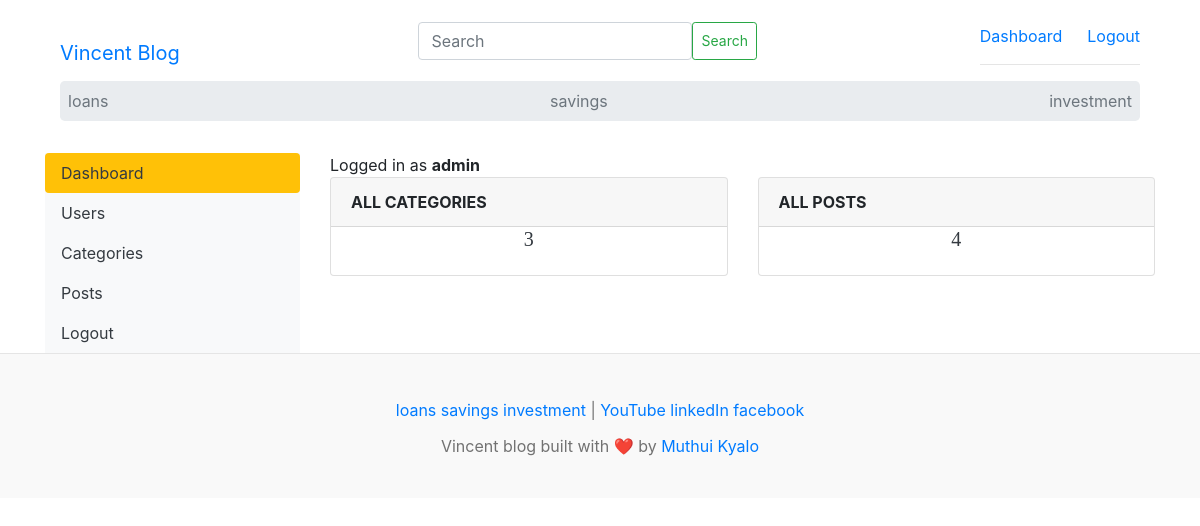
The page /dashboard/ (signed in) on the database its author committed.
### blogs/models.py (models this page shows, shortened)
class Category(models.Model):
    category_name = models.CharField(max_length=255, unique=True)
    created_at = models.DateTimeField(auto_now_add=True)
    updated_at = models.DateTimeField(auto_now=True)
    class Meta:
        verbose_name_plural = 'categories'

class SocialLink(models.Model):
    platform = models.CharField(max_length=255)
    link = models.URLField(max_length=255)
    created_at = models.DateTimeField(auto_now_add=True)
    updated_at = models.DateTimeField(auto_now=True)

### dashboards/views.py (the view)
# urls.py: path('', views.dashboard, name='dashboard'),
@login_required(login_url='login')
def dashboard(request):
    category_count = Category.objects.all().count()
    blogs_count = Blog.objects.all().count()
    context = {
        'category_count': category_count,
        'blogs_count':  blogs_count
    }
    return render(request, 'dashboard/dashboard.html', context)

### blogs/context_processors.py (called while the page is built)
def get_categories(request):
    categories = Category.objects.all()
    return dict(categories=categories)

def get_social_links(request):
    social_links = SocialLink.objects.all()
    return dict(social_links=social_links)

### templates/dashboard/dashboard.html
{% extends 'base.html'%}
{% block content%}
<div class="row">
    {% include 'dashboard/sidebar.html'%}
    <div class="col-md-9">
        <span>Logged in as <strong>{{ user}}</strong></span>
        <div class="row">
            <div class="col">
                <div class="card border-default mb-3">
                    <div class="card-header test-center text-uppercase font-weight-bold"> All Categories</div>
                    <div class="card-title text-dark">
                        <h5 class="card-title text-center">{{ category_count}}</h5>
                    </div>
                </div>
            </div>
            <div class="col">
                <div class="card border-default mb-3">
                    <div class="card-header test-center text-uppercase font-weight-bold"> All Posts</div>
                    <div class="card-title text-dark">
                        <h5 class="card-title text-center">{{ blogs_count}}</h5>
                    </div>
                </div>
            </div>
        </div>
    </div>
</div>
{% endblock%}

### templates/base.html (shortened to what this page needs)
{% load static%}
<!DOCTYPE html>
<html lang="en">
    <head>
    <link href="https://getbootstrap.com/docs/4.0/dist/css/bootstrap.min.css" rel="stylesheet">
    <link href="{% static 'css/blog.css'%}" rel="stylesheet">
    </head>
    <body>
        <div class="container">
            <heade class="">
                <div class="">
                    <nav class=" navbar bg-body-tertiary">
                        <div class="container-fluid">
                          <a href="/" class="navbar-brand mt-4">Vincent Blog</a>
                          <form class="d-flex" role="search" action="{% url 'search'%}" method="GET">
                            <input class="form-control me-2" type="search" placeholder="Search" aria-label="Search"  name="keyword" value="{{ keyword}}" >
                            <button class="btn btn-outline-success btn-sm" type="submit">Search</button>
                          </form>
                          <div class=" mt-4">
                            {% if not user.is_authenticated%}
                            <a class="btn btn-sm btn-warning" href="{% url 'login'%}">Login</a> &nbsp;
                            <a class="btn btn-sm btn-outline-secondary" href="{% url 'register'%}">Register</a>
                            {% else%}
                            <span><a href="{% url 'dashboard'%}">Dashboard</a></span>
                            <span> <a href="{% url 'logout'%}">Logout</a> </span>
                            {% endif%}
                            <hr>
                        </div>
                        </div>
                    </nav>
                </div>
            <div class="container">
                <nav class="jumbotron p-0 navbar d-flex justify-content-between">
                    {% for category in categories%}
                    <a class="p-2 text-muted" href="{% url 'posts_by_category' category.id%}">{{ category.category_name}}</a>
                    {% endfor%}
                </nav>
            </div>
            {% block content%}
            {% endblock%}
        </div>
        <footer class="blog-footer">
            <div class="nav-scroller py-1 mb-2">
                <div class=" me-2">
                    {% for category in categories%}
                    <a href="{% url 'posts_by_category' category.id%}">{{ category.category_name}}</a>
                    {% endfor%} |
                    {% if social_links%}
                        {% for i in social_links%}
                        <a href="{{ i.link}}" target="_blank">{{ i.platform}}</a>
                        {% endfor%}
                    {% endif%}
                </div>
            </div>
            <p>Vincent blog built with ❤️ by <a href="#">Muthui Kyalo</a></p>
        </footer>
    </body>
</html>

### ksg/static/css/blog.css (style rules this page uses)
h1, h2, h3, h4, h5, h6 { font-family: "Playfair Display", Georgia, "Times New Roman", serif; }
.blog-footer { padding: 2.5rem 0; color: #727272; text-align: center; background-color: #f9f9f9; border-top: .05rem solid #e5e5e5; }
.blog-footer p:last-child { margin-bottom: 0; }
.navbar { padding: 0 0 0 0; }

### rows shown on the page
Category: category_name "loans"
Category: category_name "savings"
Category: category_name "investment"
SocialLink: platform "YouTube"
SocialLink: platform "linkedIn"
SocialLink: platform "facebook"

### other values the page prints
{{ user }} "admin"
{{ category_count }} "3"
{{ blogs_count }} "4"
